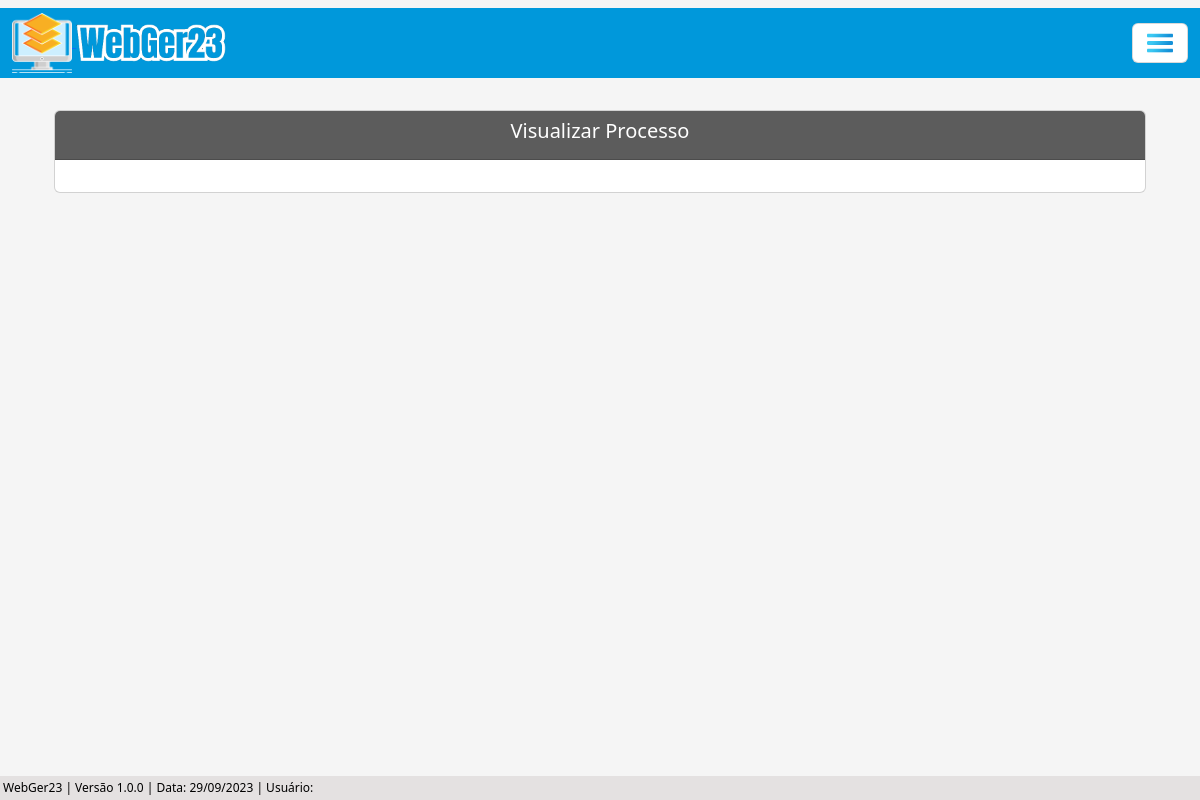
Page /visualizar/processo-adm/10/ on the earlier database version.
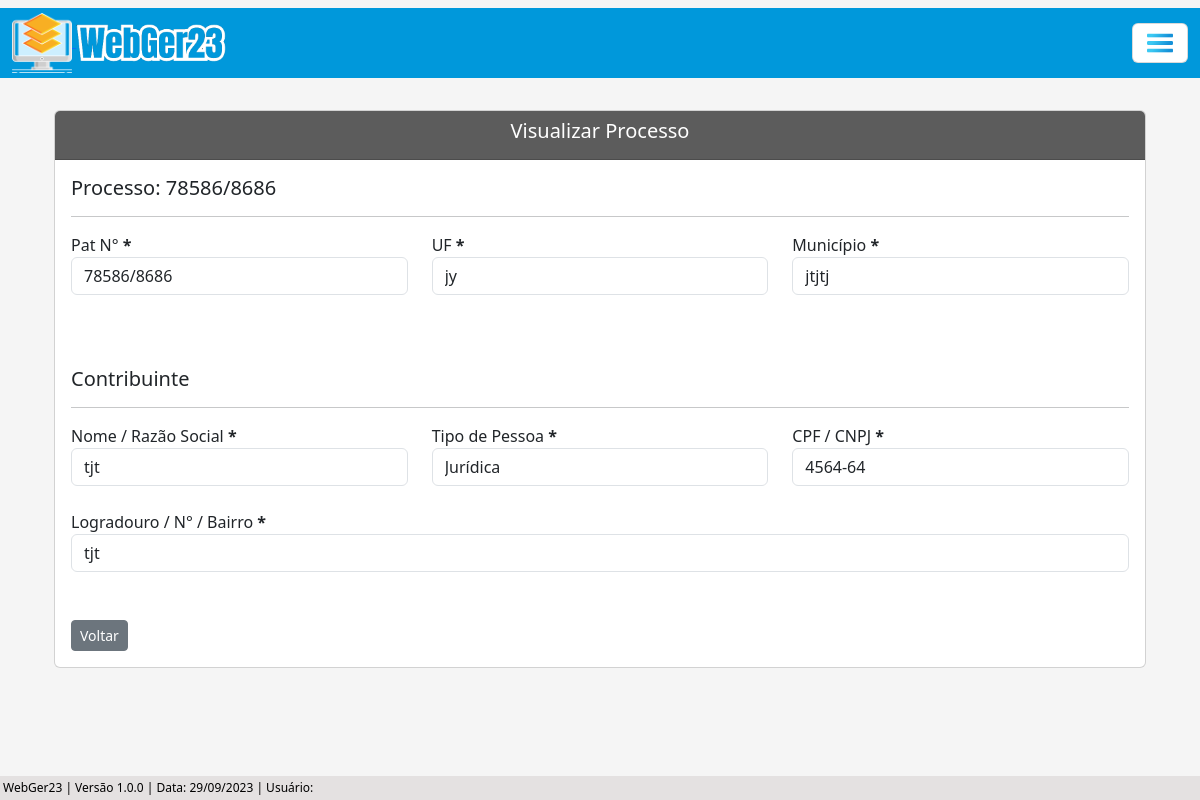
Same page on the later database version.
### processo/models.py (models this page shows, shortened)
class Base(models.Model): # Classe base, será herdada pelas outras classes
    data_criacao = models.DateField('data_criação', auto_now_add=True)
    data_alteracao = models.DateField('Alterado', auto_now=True)
    ativo = models.BooleanField('Ativo?', default=True)
    class Meta:
        abstract = True

class ProcessoAdm(Base):
    tipo_pessoas = (
        ('Física', 'Física'), ('Jurídica', 'Jurídica'),
    )
    criador_processo_adm = models.ForeignKey(get_user_model(), verbose_name='Usuário Criador', on_delete=models.CASCADE) # Usuário que criou o processo, utilizando chave primária com o get_user_model do django, para utilizar o usuário logado automaticamente
    numero = models.CharField(unique=True, verbose_name='N°', max_length=10) # Número do processo
    municipio = models.CharField(max_length=50, verbose_name='Município') # Município
    uf = models.CharField(max_length=2) # UF
    data_inicial = models.DateField(blank=True, null=True) # Data Inicial do Período do processo
    data_final = models.DateField(blank=True, null=True) # Data final do Período do processo
    data_div_ativa = models.DateField(blank=True, null=True) # Data dívida ativa
    valor_atributo = models.CharField(max_length=14, blank=True, null=True)  # Valor do atributo
    valor_multa = models.CharField(max_length=14, blank=True, null=True) # Valor da multa
    valor_credito = models.CharField(max_length=14, blank=True, null=True) # Valor do crédito
    valor_atualizado = models.CharField(max_length=14, blank=True, null=True) # Valor do atualizado
    data_valor_atualizado = models.DateField(blank=True, null=True) # Data valor atualizado
    nome_contribuinte = models.CharField(max_length=50)  # Nome / Razão Social
    tipo_pessoa = models.CharField(max_length=50, choices=tipo_pessoas) # Física / Jurídica
    documento = models.CharField(max_length=20, verbose_name='CPF/CNPJ', unique=True) # CPF / CNPJ
    nome_fantasia = models.CharField(max_length=50, blank=True, null=True) # Nome Fantasia
    email = models.EmailField(max_length=50, blank=True, null=True) # E-mail
    endereco = models.CharField(max_length=150) # Rua
    complemento = models.CharField(max_length=50, blank=True, null=True) # Complemento
    municipio_contribuinte = models.CharField(max_length=50, blank=True, null=True) # Município Contribuinte
    uf_contribuinte = models.CharField(max_length=2, verbose_name='UF', blank=True, null=True) # UF Contribuinte
    cep = models.CharField(max_length=10, blank=True, null=True) # CEP
    telefone = models.CharField(max_length=20, blank=True, null=True) # Telefone
    celular = models.CharField(max_length=20, blank=True, null=True) # Celular

### processo/views.py (the view)
# urls.py: path('visualizar/processo-adm/<int:pk>/', ProcessoAdmView.as_view(), name='proc-adm-view'),
class ProcessoAdmView(TemplateView):
    template_name = 'processos/views/processo_adm_view.html'
    def get_context_data(self, **kwargs):
        processo_pk = self.kwargs.get('pk') # Pega a PK do processo através da URL
        context = super().get_context_data(**kwargs)
        context['dados_processo'] = ProcessoAdm.objects.filter(pk=processo_pk) # Filtra os dados do processo através da pk
        return context

### processo/templates/processos/views/processo_adm_view.html (shortened to what this page needs)
{% extends 'index.html' %}
{% load static %}
{% load widget_tweaks %}
{% block conteudo %}
    <div class="container p-4">
        <div class="card">
            <div class="card-header text-white" style="background-color: #5c5c5c;">
                <h5 style="text-align: center;">Visualizar Processo</h5>
            </div>
            <div class="card-body">
                {% for atributo in dados_processo %}
                    <h5>Processo: {{ atributo.numero }}</h5>
                    <hr>
                    <div class="row">
                        {% if atributo.numero %}
                            <div class="col">
                                <label for="numero">Pat N° <b>*</b></label>
                                <input type="text" class="form-control" value="{{ atributo.numero}}" readonly>
                            </div>
                        {% endif %}
                        {% if atributo.uf %}
                            <div class="col">
                                <label for="uf">UF <b>*</b></label>
                                <input type="text" class="form-control" value="{{ atributo.uf }}" readonly>
                            </div>
                        {% endif %}
                        {% if atributo.municipio %}
                            <div class="col">
                                <label for="municipio">Município <b>*</b></label>
                                <input type="text" class="form-control" value="{{ atributo.municipio }}" readonly>
                            </div>
                        {% endif %}
                    </div>
                    <br>
                    <br><br>
                    <h5>Contribuinte</h5>
                    <hr>
                    <div class="row">
                        {% if atributo.nome_contribuinte %}
                            <div class="col">
                                <label for="nome_contribuinte">Nome / Razão Social <b>*</b></label>
                                <input type="text" class="form-control" value="{{ atributo.nome_contribuinte }}" readonly>
                            </div>
                        {% endif %}
                        {% if atributo.tipo_pessoa %}
                            <div class="col">
                                <label for="tipo_pessoa">Tipo de Pessoa <b>*</b></label>
                                <input type="text" class="form-control" value="{{ atributo.tipo_pessoa }}" readonly>
                            </div>
                        {% endif %}
                        {% if atributo.documento %}
                            <div class="col">
                                <label for="documento">CPF / CNPJ <b>*</b></label>
                                <input type="text" class="form-control" value="{{ atributo.documento }}" readonly>
                            </div>
                        {% endif %}
                    </div>
                    <br>
                    <div class="row">
                        {% if atributo.endereco %}
                            <div class="col">
                                <label for="endereco">Logradouro / N° / Bairro <b>*</b></label>
                                <input type="text" class="form-control" value="{{ atributo.endereco }}" id="endereco" readonly>
                            </div>
                        {% endif %}
                    </div>
                    <br>
                    <br>
                    <a href="{% url 'proc-adm-list' %}" class="btn btn-secondary btn-sm">Voltar</a>
                {% endfor %}
            </div>
        </div>
    </div>
    <br><br>
{% endblock %}

### core/templates/index.html (shortened to what this page needs)
{% load static %}
<!DOCTYPE html>
<html lang="pt-br">
<head>
    <link href="https://cdn.jsdelivr.net/npm/bootstrap@5.3.1/dist/css/bootstrap.min.css" rel="stylesheet">
    <link rel="stylesheet" href="https://cdn.jsdelivr.net/npm/bootstrap-icons@1.10.5/font/bootstrap-icons.css">
    <link rel="stylesheet" href="{% static 'css/estilos.css' %}">
    <link href="https://cdn.datatables.net/v/bs5/dt-1.13.6/datatables.min.css" rel="stylesheet">
</head>
<body>
    {% block menu %}
      <nav class="navbar">
        <div class="container-fluid">
             <a href="{% url 'index' %}"><img src="{% static 'img/logo.png' %}" alt="" width="60"> <img src="{% static 'img/webger.png' %}" alt="" width="150"></a>
          <button class="navbar-toggler" type="button" data-bs-toggle="offcanvas" data-bs-target="#offcanvasNavbar" aria-controls="offcanvasNavbar" aria-label="Toggle navigation" style="background-color: white;">
            <span><img src="{% static 'img/menu.png' %}" width="30"></span>
          </button>
        </div>
      </nav>
    {% endblock %}
    {% block conteudo %}{% endblock %}
    {% block rodape %}
      <div class="rodape">
        WebGer23 | Versão 1.0.0 | Data: {% now 'd/m/Y' %} | Usuário: {{ user.get_full_name }}
      </div>
    {% endblock %}
</body>
</html>

### core/static/css/estilos.css (style rules this page uses)
.container-fluid { background-color: #0098DB; height: 70px; }
body { background-color: whitesmoke; margin: 0; padding: 0; display: flex; flex-direction: column; min-height: 100vh; position: relative; }
.rodape { background-color: rgb(228, 225, 225); color: black; padding: 3px; text-align: left; font-size: 12px; position: absolute; bottom: 0; width: 100%; }

Differences in the rows shown:
added ProcessoAdm: numero "78586/8686", uf "jy", municipio "jtjtj", nome_contribuinte "tjt", tipo_pessoa "Jurídica", documento "4564-64", endereco "tjt"
